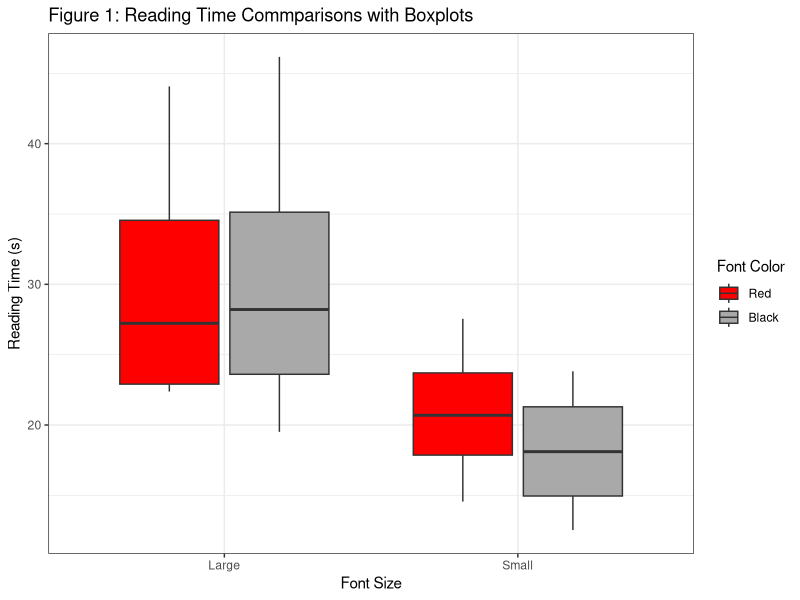
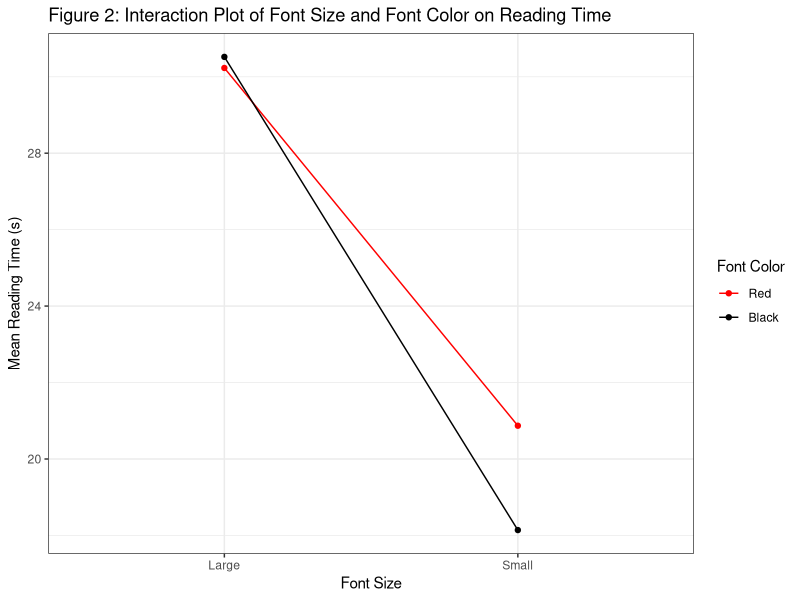

Here is the R script that generated these plots, in order:
## ---- chunk 1
knitr::opts_chunk$set(message = FALSE)
knitr::opts_chunk$set(warning = FALSE)
knitr::opts_chunk$set(error = FALSE)
## ---- chunk 2
library(car)
library(emmeans)
library(tidyverse)
library(knitr)
library(broom)
## ---- chunk 3
set.seed(21)

text_settings <- c("black, small", "black, large",
                   "red, small", "red, large")

treatments <- rep(text_settings, each = 4)

sample(treatments)
## ---- chunk 4
data <- read.csv("Final_Data.csv")

# get factors in their own columns
# font color levels: black (-), red (+)
# font size levels: small (-), large (+)

read_speed <- data |>
  mutate("Font Color" = str_detect(Text.Settings, "red, small") |
           str_detect(Text.Settings, "red, large"),
         "Font Size" = str_detect(Text.Settings, "black, large") |
           str_detect(Text.Settings, "red, large")) |>
  rename("Time" = Time..s.) |>
  select(`Font Size`, `Font Color`, `Time`)

read_speed$`Font Color` <- factor(read_speed$`Font Color`,
                                  levels = c(TRUE, FALSE),
                                  labels = c("Red", "Black"))

read_speed$`Font Size` <- factor(read_speed$`Font Size`,
                                 levels = c(TRUE, FALSE),
                                 labels = c("Large", "Small"))

kable(read_speed,
      caption = "Reading Time by Factors Data Collection")
## ---- chunk 5
summary_stats <- read_speed |>
  group_by(`Font Size`, `Font Color`) |>
  summarise(Mean = round(mean(Time), 2),
            SD = round(sd(Time), 2),
            N = n())

kable(summary_stats,
      col.names = c("Font Size", "Font Color", "Mean (s)", "SD (s)", "N"),
      caption = "Summary Statistics of Reading Time by Treatment Group")
## ---- chunk 6
ggplot(read_speed, aes(x = `Font Size`,
                       y = `Time`,
                       fill = `Font Color`)) +
  scale_fill_manual(values = c("red", "darkgray")) +
  geom_boxplot() + 
  labs(y = "Reading Time (s)",
       title = "Figure 1: Reading Time Commparisons with Boxplots") +
  theme_bw()
## ---- chunk 7
ggplot(summary_stats, aes(x = `Font Size`,
                          y = Mean,
                          color = `Font Color`,
                          group = `Font Color`)) +
  scale_color_manual(values = c("red", "black")) +
  geom_point() +
  geom_line() +
  labs(y = "Mean Reading Time (s)",
       title = "Figure 2: Interaction Plot of Font Size and Font Color on Reading Time") + 
  theme_bw()
## ---- chunk 8
anova <- aov(`Time` ~ `Font Size` * `Font Color`, read_speed)

kable(tidy(anova),
      digits = 3,
      col.names = c("Sources of Variation", "degrees of freedom", "Sum of Squares", "Mean Square", "F", "p-value"),
      caption = "ANOVA Table")
